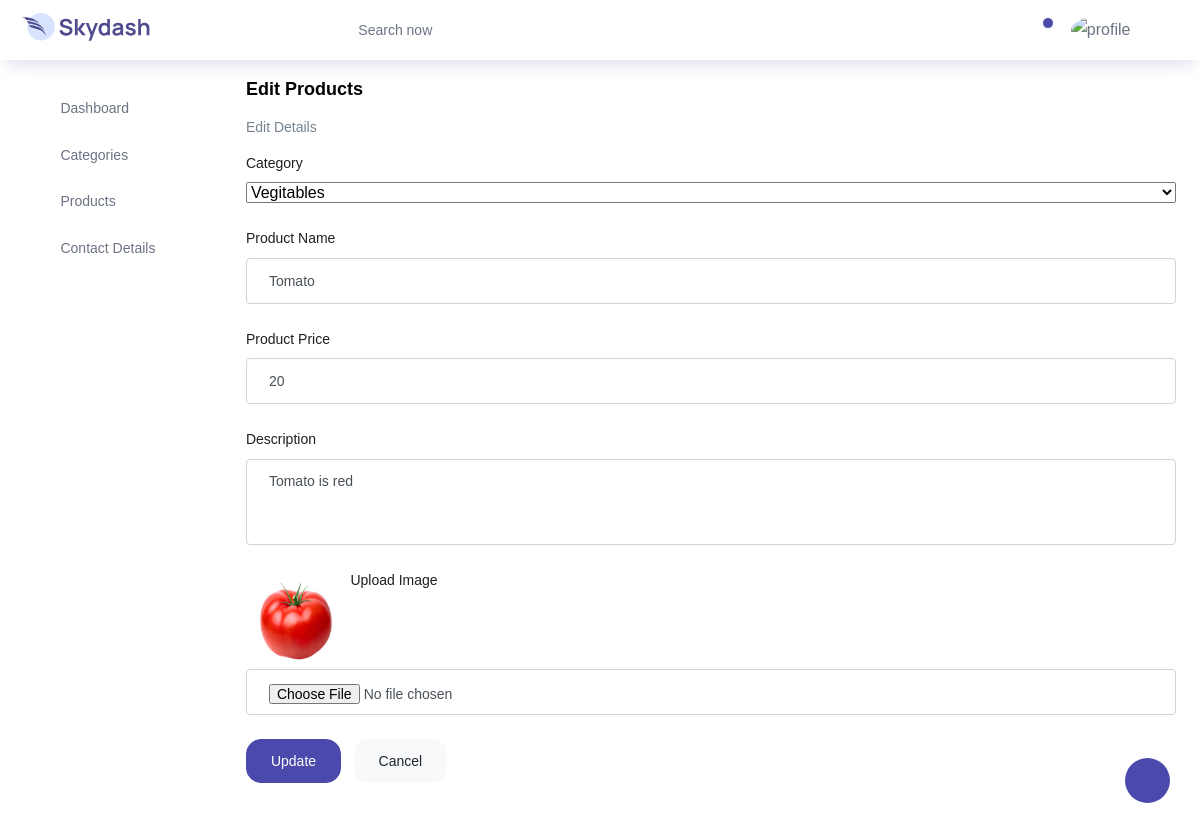
Screenshot of /Backend/edit_product/1/ with the database file from the repository.
### Backend/models.py (models this page shows)
class productdb(models.Model):
    Category=models.CharField(max_length=100,null=True,blank=True)
    Product_Name=models.CharField(max_length=100,null=True,blank=True)
    Product_price = models.IntegerField(null=True, blank=True)
    P_Description=models.CharField(max_length=500,null=True,blank=True)
    Product_Image=models.ImageField(upload_to="Product Main Images",null=True,blank=True)

### Backend/views.py (the view)
# urls.py: path('edit_product/<int:proid>/', views.edit_product, name="edit_product"),
def edit_product(req,proid):
    data=productdb.objects.get(id=proid)
    cat=categorydb.objects.all()
    return render(req,"editp.html",{'data':data,'cat':cat})

### Backend/templates/editp.html (shortened to what this page needs)
<!DOCTYPE html>
{% extends 'index.html' %}
{% block content %}
<html lang="en">
<head>
</head>
<body>
<div class="col-10 grid-margin stretch-card">
              <div class="card">
                <div class="card-body">
                  <h4 class="card-title">Edit Products</h4>
                  <p class="card-description">
                    Edit Details
                  </p>
                  <form class="forms-sample" method="post" action="{% url 'update_products' proid=data.id %}" enctype="multipart/form-data">
                    <div class="form-group" data-select2-id="7">
                    <label>Category</label>
                    <select class="js-example-basic-single w-100 select2-hidden-accessible" data-select2-id="1" tabindex="-1" aria-hidden="true" name="cname">
                      <option>{{data.Category}}</option>
                    </select>
                  </div>
                      <div class="form-group">
                      <label for="exampleInputName1">Product Name</label>
                      <input type="text" class="form-control" id="exampleInputName1" name="p_name" placeholder="Name" value="{{data.Product_Name}}">
                    </div>
                      <div class="form-group">
                      <label for="exampleInputName1">Product Price</label>
                      <input type="text" class="form-control" id="exampleInputName1" name="price" placeholder="Name" value="{{data.Product_price}}">
                    </div>
                      <div class="form-group">
                      <label for="exampleTextarea1">Description</label>
                      <textarea class="form-control" id="exampleTextarea1" rows="4" name="p_description">{{data.P_Description}}</textarea>
                    </div>
                    <div class="form-group">
                      <img src="{{data.Product_Image.url}}" height="100px" width="100px">
                      <label for="exampleTextarea1">Upload Image</label>
                      <input type="file" name="p_img" class="form-control">
                    </div>
                    <button type="submit" class="btn btn-primary mr-2">Update</button>
                    <button class="btn btn-light">Cancel</button>
                  </form>
                </div>
              </div>
            </div>
</body>
</html>
{% endblock %}

### rows the page displays
productdb: cname "Vegitables", p_name "Tomato", price "20", p_description "Tomato is red", Product_Image (picture)
